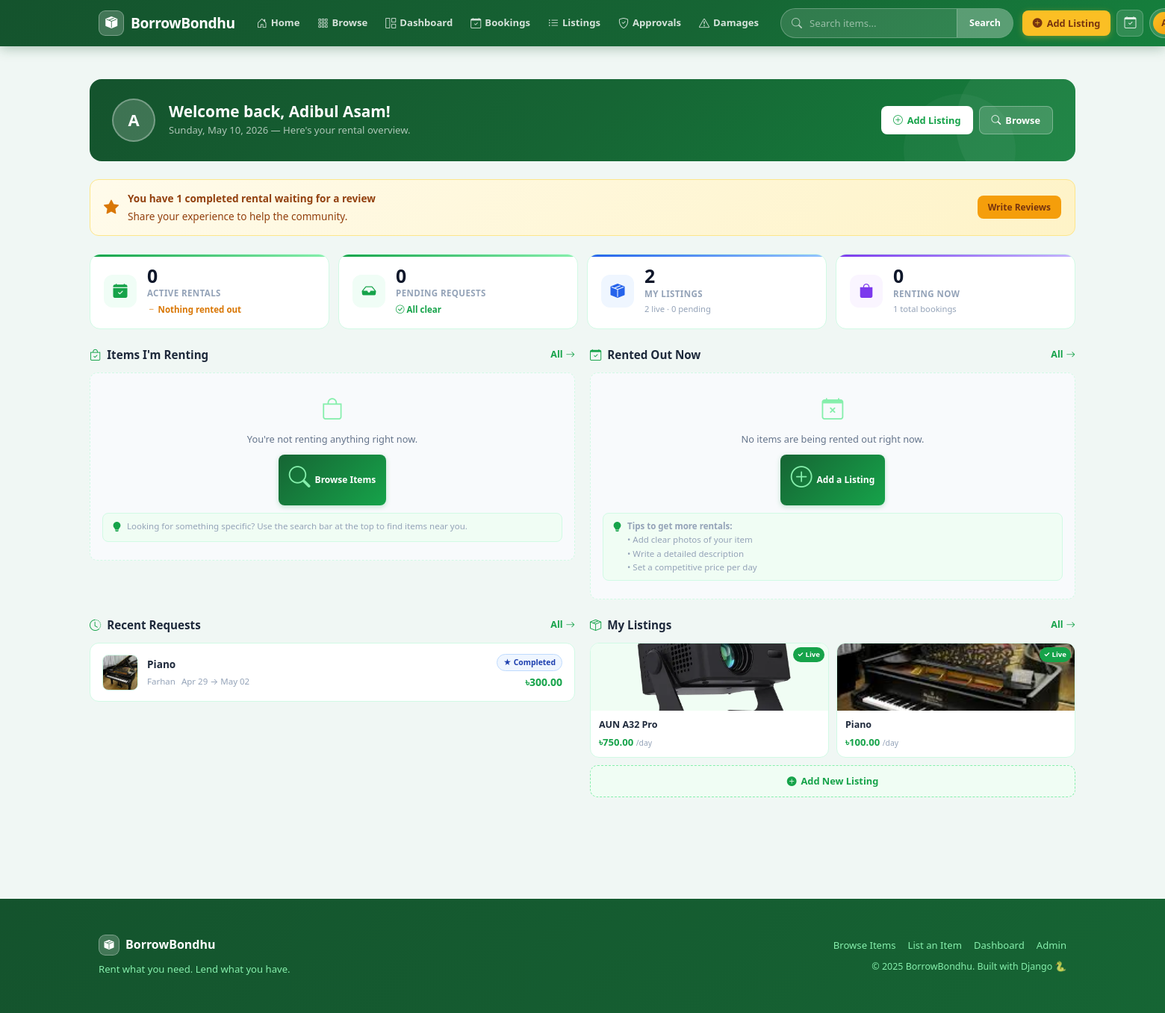
Page /users/dashboard/ (signed in) on the committed database.
### bookings/models.py (models this page shows, shortened)
class Booking(models.Model):
    STATUS_CHOICES = [
        ('pending', 'Pending'),
        ('accepted', 'Accepted'),
        ('rejected', 'Rejected'),
        ('completed', 'Completed'),
    ]
    renter = models.ForeignKey(User, on_delete=models.CASCADE, related_name='bookings')
    listing = models.ForeignKey(Listing, on_delete=models.CASCADE, related_name='bookings')
    start_date = models.DateField()
    end_date = models.DateField()
    status = models.CharField(max_length=20, choices=STATUS_CHOICES, default='pending')
    created_at = models.DateTimeField(auto_now_add=True)
    message = models.TextField(blank=True, help_text="Optional message to the owner")
    def total_days(self):
        return (self.end_date - self.start_date).days or 1
    def total_price(self):
        return self.total_days() * self.listing.price_per_day

### listings/models.py (models this page shows, shortened)
class Listing(models.Model):
    CATEGORY_CHOICES = [
        ('cameras', 'Cameras & Photography'),
        ('electronics', 'Electronics'),
        ('tools', 'Tools & Equipment'),
        ('events', 'Event Equipment'),
        ('sports', 'Sports & Outdoors'),
        ('other', 'Other'),
    ]
    owner = models.ForeignKey(User, on_delete=models.CASCADE, related_name='listings')
    title = models.CharField(max_length=200)
    description = models.TextField()
    category = models.CharField(max_length=50, choices=CATEGORY_CHOICES)
    price_per_day = models.DecimalField(max_digits=10, decimal_places=2)
    location = models.CharField(max_length=200)
    image = models.ImageField(upload_to='listings/', blank=True, null=True)
    is_available = models.BooleanField(default=True)
    approved = models.BooleanField(default=False)
    created_at = models.DateTimeField(auto_now_add=True)

### users/views.py (the view)
# urls.py: path('dashboard/',views.dashboard_view, name='dashboard'),
@login_required
def dashboard_view(request):
    from django.utils import timezone
    from django.db.models import Q
    today = timezone.now().date()
    my_listings    = Listing.objects.filter(owner=request.user).order_by('-created_at')
    approved_count = my_listings.filter(approved=True).count()
    pending_count  = my_listings.filter(approved=False).count()
    my_rents      = Booking.objects.filter(renter=request.user).select_related('listing').order_by('-created_at')
    active_rents  = my_rents.filter(status='accepted', end_date__gte=today)
    pending_rents = my_rents.filter(status='pending')
    my_rents.filter(status='accepted', end_date__lt=today).update(status='completed')
    my_rents      = Booking.objects.filter(renter=request.user).select_related('listing').order_by('-created_at')
    active_rents  = my_rents.filter(status__in=['accepted', 'received'], end_date__gte=today)
    pending_rents = my_rents.filter(status='pending')
    my_requests      = Booking.objects.filter(listing__owner=request.user).select_related('listing', 'renter').order_by('-created_at')
    pending_requests = my_requests.filter(status='pending')
    active_requests  = my_requests.filter(status__in=['accepted', 'handed_over', 'received'])
    my_requests.filter(status__in=['accepted', 'received'], end_date__lt=today).update(status='completed')
    my_requests      = Booking.objects.filter(listing__owner=request.user).select_related('listing', 'renter').order_by('-created_at')
    pending_requests = my_requests.filter(status='pending')
    active_requests  = my_requests.filter(status__in=['accepted', 'handed_over', 'received'])
    currently_rented = my_requests.filter(
        status__in=['handed_over', 'received'],
        start_date__lte=today,
        end_date__gte=today
    )
    from reviews.models import Review
    completed_rents = my_rents.filter(status='completed')
    reviewed_ids    = Review.objects.filter(reviewer=request.user).values_list('booking_id', flat=True)
    needs_review    = completed_rents.exclude(id__in=reviewed_ids).count()
    recent_rents    = my_rents[:5]
    recent_requests = my_requests[:5]
    recent_listings = my_listings[:4]
    return render(request, 'users/dashboard.html', {
        'my_listings':        my_listings,
        'approved_count':     approved_count,
        'pending_count':      pending_count,
        'my_rents':           my_rents,
        'active_rents':       active_rents,
        'pending_rents':      pending_rents,
        'my_requests':        my_requests,
        'pending_requests':   pending_requests,
        'active_requests':    active_requests,
        'currently_rented':   currently_rented,
        'needs_review':       needs_review,
        'recent_rents':       recent_rents,
        'recent_requests':    recent_requests,
        'recent_listings':    recent_listings,
        'today':              today,
    })

### templates/users/dashboard.html (shortened to what this page needs)
{% extends 'base.html' %}
{% block content %}
<div class="container dash-page">
  <div class="dash-header">
    <div class="dash-avatar">
      {% if request.user.first_name %}{{ request.user.first_name|first|upper }}{% else %}{{ request.user.username|first|upper }}{% endif %}
    </div>
    <div class="dash-header-text">
      <h2>Welcome back, {{ request.user.first_name|default:request.user.username }}!</h2>
      <p>{{ today|date:"l, M d, Y" }} — Here's your rental overview.</p>
    </div>
    <div class="dash-header-actions">
      <a href="{% url 'listing_create' %}" class="dash-btn-white">
        <i class="bi bi-plus-circle"></i> Add Listing
      </a>
      <a href="{% url 'listing_list' %}" class="dash-btn-outline">
        <i class="bi bi-search"></i> Browse
      </a>
    </div>
  </div>
  {% if needs_review %}
  <div class="review-banner">
    <i class="bi bi-star-fill"></i>
    <div>
      <strong>You have {{ needs_review }} completed rental{{ needs_review|pluralize }} waiting for a review</strong>
      Share your experience to help the community.
    </div>
    <a href="{% url 'my_bookings' %}">Write Reviews</a>
  </div>
  {% endif %}
  <div class="stats-grid">
    <a href="{% url 'my_bookings' %}" class="stat-card green">
      <div class="stat-icon green"><i class="bi bi-calendar-check-fill"></i></div>
      <div>
        <div class="stat-val">{{ currently_rented.count }}</div>
        <div class="stat-label">Active Rentals</div>
        {% if currently_rented.count > 0 %}
        <div class="stat-trend up"><i class="bi bi-arrow-up-right"></i> Items rented out now</div>
        {% else %}
        <div class="stat-trend warn"><i class="bi bi-dash"></i> Nothing rented out</div>
        {% endif %}
      </div>
    </a>
    <a href="{% url 'my_bookings' %}" class="stat-card {% if pending_requests.count > 0 %}amber{% else %}green{% endif %}">
      <div class="stat-icon {% if pending_requests.count > 0 %}amber{% else %}green{% endif %}">
        <i class="bi bi-inbox-fill"></i>
      </div>
      <div>
        <div class="stat-val">{{ pending_requests.count }}</div>
        <div class="stat-label">Pending Requests</div>
        {% if pending_requests.count > 0 %}
        <div class="stat-trend warn"><i class="bi bi-exclamation-circle"></i> Needs your response</div>
        {% else %}
        <div class="stat-trend up"><i class="bi bi-check-circle"></i> All clear</div>
        {% endif %}
      </div>
    </a>
    <a href="{% url 'my_listings' %}" class="stat-card blue">
      <div class="stat-icon blue"><i class="bi bi-box-seam-fill"></i></div>
      <div>
        <div class="stat-val">{{ my_listings.count }}</div>
        <div class="stat-label">My Listings</div>
        <div class="stat-sublabel">{{ approved_count }} live · {{ pending_count }} pending</div>
      </div>
    </a>
    <a href="{% url 'my_bookings' %}" class="stat-card purple">
      <div class="stat-icon purple"><i class="bi bi-bag-fill"></i></div>
      <div>
        <div class="stat-val">{{ active_rents.count }}</div>
        <div class="stat-label">Renting Now</div>
        {% if pending_rents.count > 0 %}
        <div class="stat-trend warn"><i class="bi bi-hourglass-split"></i> {{ pending_rents.count }} pending</div>
        {% else %}
        <div class="stat-sublabel">{{ my_rents.count }} total bookings</div>
        {% endif %}
      </div>
    </a>
  </div>
  <div class="dash-two-col">
    <div>
      <div class="section-header">
        <h3 class="section-title"><i class="bi bi-bag-check"></i> Items I'm Renting</h3>
        <a href="{% url 'my_bookings' %}" class="section-link">All <i class="bi bi-arrow-right"></i></a>
      </div>
      {% if active_rents %}
        {% for booking in active_rents|slice:":3" %}
        <div class="active-rental-card">
          {% if booking.listing.image %}
            <img src="{{ booking.listing.image.url }}" class="dash-thumb" alt="">
          {% else %}
            <div class="dash-thumb-placeholder">📦</div>
          {% endif %}
          <div class="dash-booking-info">
            <div class="dash-booking-title">{{ booking.listing.title }}</div>
            <div class="dash-booking-meta">
              <span>
                {% if booking.end_date >= today %}
                <i class="bi bi-calendar3"></i> Until {{ booking.end_date|date:"M d, Y" }}
                {% else %}
                <i class="bi bi-calendar-x" style="color:#ef4444;"></i>
                <span style="color:#ef4444;">Ended {{ booking.end_date|date:"M d, Y" }}</span>
                {% endif %}
              </span>
            </div>
            <div style="margin-top:5px;">
              <span class="live-badge"><span class="live-dot"></span> Active</span>
            </div>
          </div>
          <div class="dash-booking-right">
            <div class="dash-price">৳{{ booking.total_price }}</div>
            <a href="{% url 'listing_detail' booking.listing.pk %}" style="font-size:0.7rem;color:#94a3b8;text-decoration:none;">View</a>
          </div>
        </div>
        {% endfor %}
      {% else %}
      <div class="mini-empty">
        <i class="bi bi-bag"></i>
        <p>You're not renting anything right now.</p>
        <a href="{% url 'listing_list' %}" class="mini-cta">
          <i class="bi bi-search"></i> Browse Items
        </a>
        <div class="tip">
          <i class="bi bi-lightbulb-fill"></i>
          <span>Looking for something specific? Use the search bar at the top to find items near you.</span>
        </div>
      </div>
      {% endif %}
    </div>
    <div>
      <div class="section-header">
        <h3 class="section-title"><i class="bi bi-calendar-check"></i> Rented Out Now</h3>
        <a href="{% url 'my_bookings' %}" class="section-link">All <i class="bi bi-arrow-right"></i></a>
      </div>
      {% if currently_rented %}
        {% for booking in currently_rented|slice:":3" %}
        <div class="active-rental-card">
          {% if booking.listing.image %}
            <img src="{{ booking.listing.image.url }}" class="dash-thumb" alt="">
          {% else %}
            <div class="dash-thumb-placeholder">📦</div>
          {% endif %}
          <div class="dash-booking-info">
            <div class="dash-booking-title">{{ booking.listing.title }}</div>
            <div class="dash-booking-meta">
              <span>
                {% if booking.renter.first_name %}{{ booking.renter.first_name }}{% else %}{{ booking.renter.username }}{% endif %}
              </span>
              <span>
                {% if booking.end_date >= today %}
                <i class="bi bi-calendar3"></i> Until {{ booking.end_date|date:"M d, Y" }}
                {% else %}
                <i class="bi bi-calendar-x" style="color:#ef4444;"></i>
                <span style="color:#ef4444;">Ended {{ booking.end_date|date:"M d" }}</span>
                {% endif %}
              </span>
            </div>
            <div style="margin-top:5px;">
              <span class="live-badge"><span class="live-dot"></span> Live</span>
            </div>
          </div>
          <div class="dash-booking-right">
            <div class="dash-price">৳{{ booking.total_price }}</div>
            <a href="{% url 'booking_action' booking.pk 'complete' %}"
               style="font-size:0.7rem;color:#16a34a;font-weight:700;text-decoration:none;">
               Mark Done
            </a>
          </div>
        </div>
        {% endfor %}
      {% else %}
      <div class="mini-empty">
        <i class="bi bi-calendar-x"></i>
        <p>No items are being rented out right now.</p>
        <a href="{% url 'listing_create' %}" class="mini-cta">
          <i class="bi bi-plus-circle"></i> Add a Listing
        </a>
        <div class="tip">
          <i class="bi bi-lightbulb-fill"></i>
          <span>
            <strong>Tips to get more rentals:</strong><br>
            • Add clear photos of your item<br>
            • Write a detailed description<br>
            • Set a competitive price per day
          </span>
        </div>
      </div>
      {% endif %}
    </div>
  </div>
  <div class="dash-two-col">
    <div>
      <div class="section-header">
        <h3 class="section-title"><i class="bi bi-clock-history"></i> Recent Requests</h3>
        <a href="{% url 'my_bookings' %}" class="section-link">All <i class="bi bi-arrow-right"></i></a>
      </div>
      {% for booking in recent_requests %}
      <div class="dash-booking-card {% if booking.status == 'rejected' %}expired-card{% endif %}">
        {% if booking.listing.image %}
          <img src="{{ booking.listing.image.url }}" class="dash-thumb" alt="">
        {% else %}
          <div class="dash-thumb-placeholder">📦</div>
        {% endif %}
        <div class="dash-booking-info">
          <div class="dash-booking-title">{{ booking.listing.title }}</div>
          <div class="dash-booking-meta">
            <span>
              {% if booking.renter.first_name %}{{ booking.renter.first_name }}{% else %}{{ booking.renter.username }}{% endif %}
            </span>
            <span>{{ booking.start_date|date:"M d" }} → {{ booking.end_date|date:"M d" }}</span>
          </div>
        </div>
        <div class="dash-booking-right">
          <span class="s-badge {{ booking.status }}">
            {% if booking.status == 'accepted' %}✓
            {% elif booking.status == 'pending' %}⏳
            {% elif booking.status == 'rejected' %}✗
            {% elif booking.status == 'completed' %}★
            {% else %}↩{% endif %}
            {{ booking.get_status_display }}
          </span>
          <div class="dash-price">৳{{ booking.total_price }}</div>
        </div>
      </div>
      {% endfor %}
    </div>
    <div>
      <div class="section-header">
        <h3 class="section-title"><i class="bi bi-box-seam"></i> My Listings</h3>
        <a href="{% url 'my_listings' %}" class="section-link">All <i class="bi bi-arrow-right"></i></a>
      </div>
      {% if recent_listings %}
      <div class="dash-listing-grid">
        {% for item in recent_listings %}
        <a href="{% url 'listing_detail' item.pk %}" class="dash-listing-card">
          <div class="dash-listing-img">
            {% if item.image %}
              <img src="{{ item.image.url }}" alt="{{ item.title }}">
            {% else %}
              <div class="no-img">📦</div>
            {% endif %}
            {% if item.approved %}
              <span class="approval-tag live">✓ Live</span>
            {% else %}
              <span class="approval-tag pending">⏳</span>
            {% endif %}
          </div>
          <div class="dash-listing-body">
            <div class="dash-listing-title">{{ item.title }}</div>
            <div class="dash-listing-price">৳{{ item.price_per_day }} <span>/day</span></div>
          </div>
        </a>
        {% endfor %}
      </div>
      {% endif %}
      <a href="{% url 'listing_create' %}" class="add-listing-shortcut">
        <i class="bi bi-plus-circle-fill"></i> Add New Listing
      </a>
    </div>
  </div>
</div>
{% endblock %}

### templates/base.html (style rules this page uses)
* { margin: 0; padding: 0; box-sizing: border-box; }
body { background: #f0f7f4; color: #1e293b; font-family: 'Segoe UI', system-ui, -apple-system, sans-serif; font-size: 15px; line-height: 1.6; }
a { color: #16a34a; text-decoration: none; }

### rows in the picture
Booking: listing.image (picture), listing "Piano", renter.first_name "Farhan", start_date "Apr 29", end_date "May 02", status "Completed", total_price "300.00"
Listing: image (picture), approved "✓ Live", title "AUN A32 Pro", price_per_day "750.00"
Listing: image (picture), approved "✓ Live", title "Piano", price_per_day "100.00"

### other values in the picture
{{ request.user.first_name|first|upper }} "A"
{{ request.user.first_name|default:request.user.username }} "Adibul Asam"
{{ needs_review }} "1"
{{ currently_rented.count }} "0"
{{ pending_requests.count }} "0"
{{ my_listings.count }} "2"
{{ approved_count }} "2"
{{ pending_count }} "0"
{{ active_rents.count }} "0"
{{ my_rents.count }} "1"
